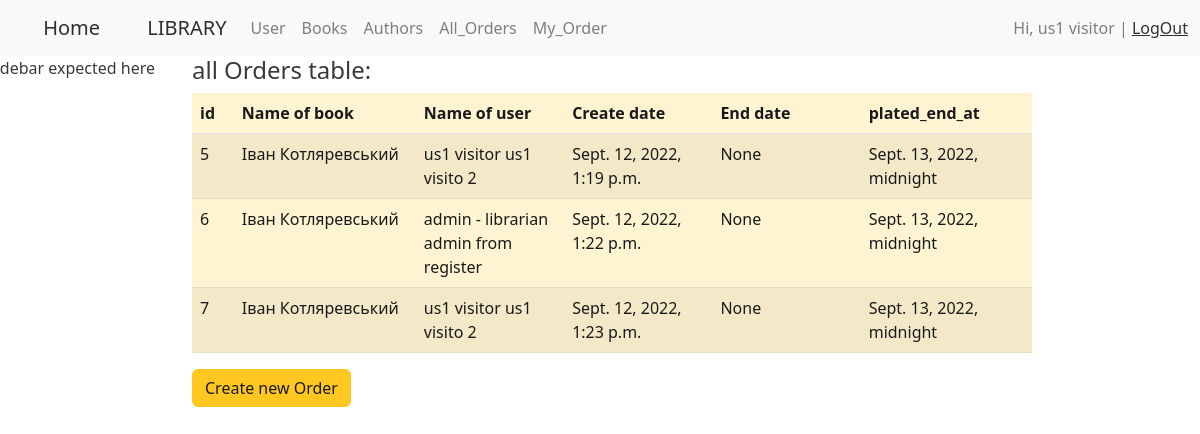
Page /order/ (signed in) on the committed database.
### authentication/models.py (models this page shows, shortened)
class CustomUser(AbstractBaseUser):
    email = models.EmailField(
        verbose_name='email address',
        max_length=255,
        unique=True,
    )
    first_name = models.CharField(max_length=20, default=None, blank=True)
    last_name = models.CharField(max_length=20, blank=True)
    middle_name = models.CharField(max_length=20, blank=True)
    created_at = models.DateTimeField(editable=False, auto_now=datetime.datetime.now())
    updated_at = models.DateTimeField(auto_now=datetime.datetime.now())
    role = models.IntegerField(choices=ROLE_CHOICES, default=0)
    is_active = models.BooleanField(default=True)
    is_admin = models.BooleanField(default=False)  # STAFF, superuser
    objects = MyUserManager()
    USERNAME_FIELD = 'email'
    REQUIRED_FIELDS = ['first_name']
    class Meta:         # for admin.menu
        verbose_name= 'Користувач'
        verbose_name_plural = 'Користувачі'

### order/models.py (models this page shows, shortened)
class Order(models.Model):
    book = models.ForeignKey(Book, on_delete=models.CASCADE, default=None)
    user = models.ForeignKey(CustomUser, on_delete=models.CASCADE, default=None)
    created_at = models.DateTimeField(auto_now_add=True)
    end_at = models.DateTimeField(default=None, null=True, blank=True)
    plated_end_at = models.DateTimeField(default=None)
    class Meta:         # for admin.menu
        verbose_name= 'Замовлення'
        verbose_name_plural = 'Замовлення'
    @staticmethod
    def get_all():
        return list(Order.objects.all())

### book/models.py (models this page shows, shortened)
class Book(models.Model):
    name = models.CharField(blank=True, max_length=128, verbose_name='Книги')
    description = models.CharField(blank=True, max_length=256 , verbose_name='Опис')
    count = models.IntegerField(default=10, verbose_name='Кількість')
    id = models.AutoField(primary_key=True)
    authors = models.ManyToManyField(Author, blank=True, verbose_name='Автор')
    class Meta:         # for admin.menu
        verbose_name= 'Книга'
        verbose_name_plural = 'Книги'

### order/views.py (the view)
# urls.py: path('', list_orders, name='list_orders'),
def list_orders(request):
    data = Order.get_all()
    return render(request, 'order/order_list.html', {'orders':data})

### order/templates/order/order_list.html (shortened to what this page needs)
{% extends 'base.html' %}
{% block sidebar  %}
<p> sidebar expected here</p>
{% endblock %}
{% block content %}
<h4>all Orders table:</h4>
<div class="col-md-10">
    <table class="table table-warning table-striped">
        <thead class="border-bottom font-weight-bold">
        <tr>
            <th scope="col" style="width: 20px">id</th>
            <th scope="col" style="width: 110px">Name of book</th>
            <th scope="col" style="width: 110px">Name of user</th>
            <th scope="col" style="width: 110px">Create date</th>
            <th scope="col" style="width: 110px">End date</th>
            <th scope="col" style="width: 110px">plated_end_at</th>
        </tr>
        </thead>
        {% for order in orders %}
        <tr>
            <td>{{order.id}}</td>
            <td>{{order.book.name | truncatechars:19}}</td>
            <td>{{order.user.first_name}} {{order.user.last_name}}</td>
            <td>{{order.created_at}}</td>
            <td>{{order.end_at}}</td>
            <td>{{order.plated_end_at}}</td>
        </tr>
        {% endfor %}
    </table>
    <a href="{% url 'add_order' %}">
        <button type='submit' class="btn btn-warning"> Create new Order</button>
    </a>
</div>
{% endblock %}

### library/base.html (shortened to what this page needs)
<!DOCTYPE html>
<html lang="en">
<head>
    <link href="https://cdn.jsdelivr.net/npm/bootstrap@5.2.0/dist/css/bootstrap.min.css" rel="stylesheet"
>
</head>
<body>
<nav class="navbar navbar-expand-lg bg-light">
    <div class="container-fluid">
        <a class="navbar-brand" href="{% url 'home' %}">&#160;&nbsp;&nbsp; &#160; Home</a>
        <a class="navbar-brand" href="{% url 'list_books_main' %}">&#160;&nbsp;&nbsp; &#160; LIBRARY</a>
        <div class="collapse navbar-collapse" id="navbarNavAltMarkup">
            <div class="navbar-nav">
                <a class="nav-link" href="{% url 'list_users' %}">User</a>
                <a class="nav-link" href="{% url 'list_books' %}">Books</a>
                {% if request.user.is_authenticated %}
                <a class="nav-link" href="{% url 'list_author' %}">Authors</a>
                {% else %}
                <a class="nav-link disabled" href="#">Authors</a>
                {% endif %}
                <a class="nav-link" href="{% url 'list_orders' %}">All_Orders</a>
                <a class="nav-link" href="{% url 'my_orders' %}">My_Order</a>
            </div>
        </div>
        <span class="navbar-text" align="right">
            {% if request.user.is_authenticated %}
                Hi, {{ user.username }}  {{ user.first_name }} | <a href="{% url 'logout_url' %}">LogOut</a>
            {% else %}
                <a href="{%url 'register_url'%}">Register</a>|
                <a href="{%url 'login_url'%}">Login</a>
            {% endif %}
        </span>
    </div>
</nav>
<div class="row">
    <div class="list-group col-md-2">
        {% block sidebar %} {% endblock %}
    </div>
    <div class="list-group col-md-10">
        {% block content %} {% endblock %}
    </div>
</div>
</body>
</html>

### library/base.html (style rules this page uses)
span { text-align: right; }
body { background-image: url('https://thumbs.dreamstime.com/z/open-book-hardback-books-wooden-table-education-background-back-to-school-copy-space-text-75367702.jpg'); background-repeat: no-repeat; background-attachment: fixed; background-size: 100% 100%; opacity: 0.9; }

### rows in the picture
CustomUser: first_name "us1 visitor"
Order: id "5", book.name "Іван Котляревський", user.first_name "us1 visitor", user.last_name "us1 visito 2", created_at "Sept. 12, 2022, 1:19 p.m.", end_at "None", plated_end_at "Sept. 13, 2022, midnight"
Order: id "6", book.name "Іван Котляревський", user.first_name "admin - librarian", user.last_name "admin from register", created_at "Sept. 12, 2022, 1:22 p.m.", end_at "None", plated_end_at "Sept. 13, 2022, midnight"
Order: id "7", book.name "Іван Котляревський", user.first_name "us1 visitor", user.last_name "us1 visito 2", created_at "Sept. 12, 2022, 1:23 p.m.", end_at "None", plated_end_at "Sept. 13, 2022, midnight"
